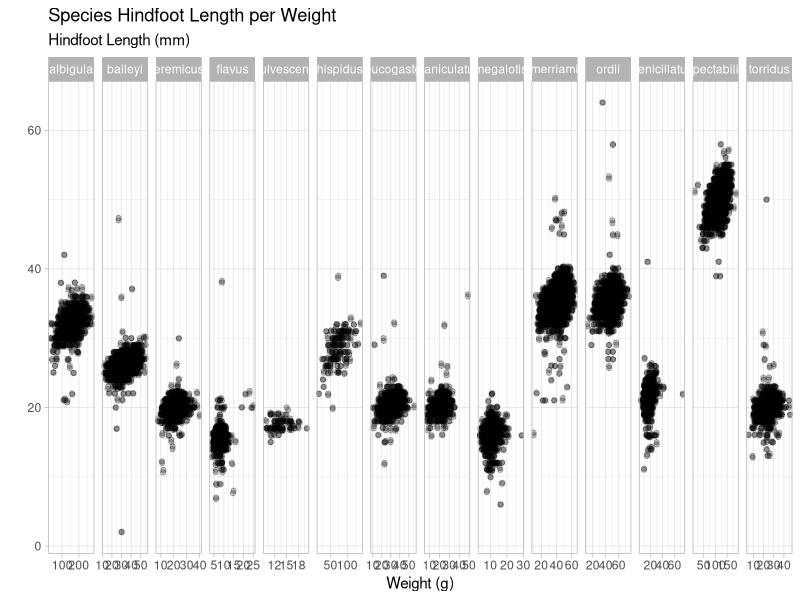
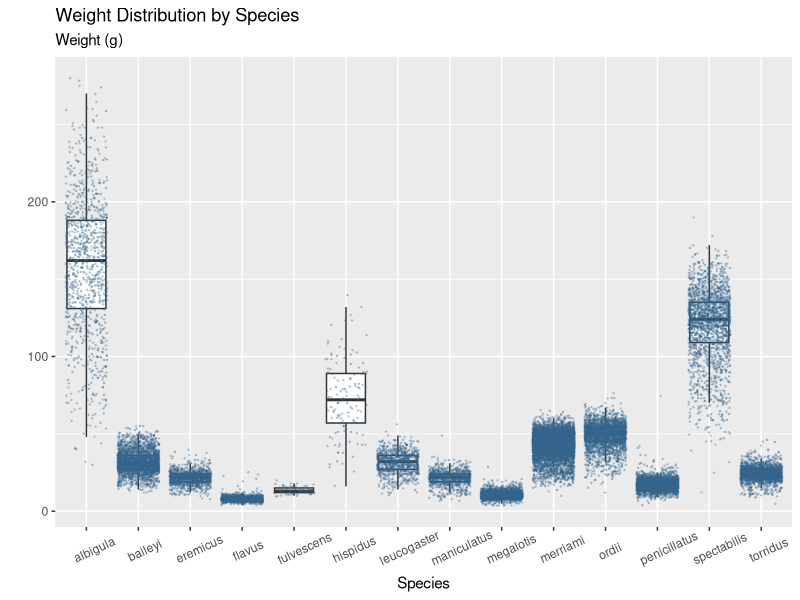
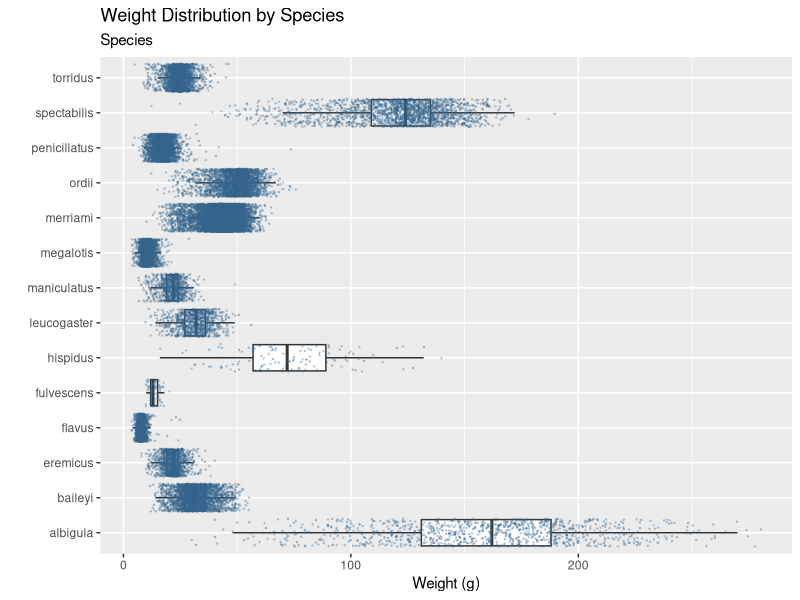
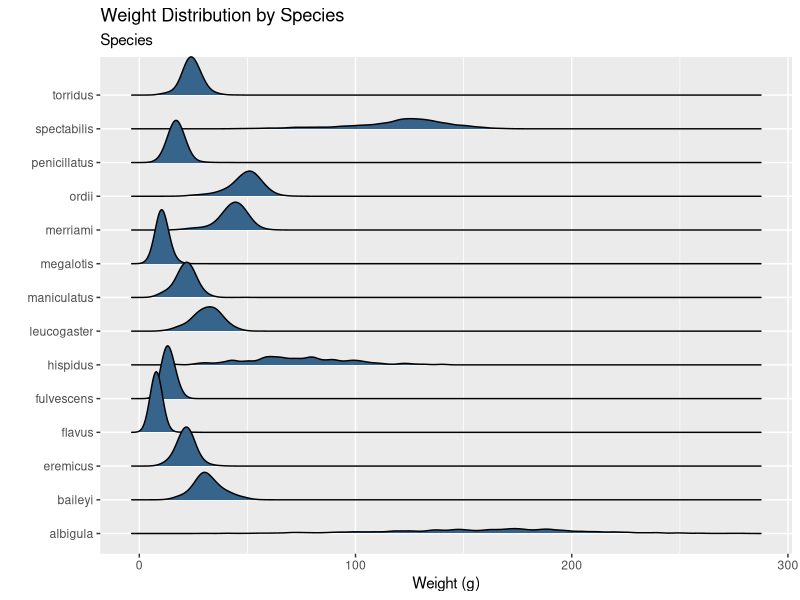

R code for these plots, in order:
## ---- chunk 1
#| label: setup
library(tidyverse)
library(ggridges)
## ---- chunk 2
#| label: load-data

surveys <- read_csv("data-raw/surveys.csv")
glimpse(surveys)
## ---- chunk 3
#| label: scatterplot
ggplot(data = surveys,
       mapping = aes(x = weight, 
                     y = hindfoot_length)) +
  geom_point(alpha = 0.25) +
  geom_jitter(alpha = 0.25) +
  facet_grid(.~species,
             scales = "free") +
  labs(x = "Weight (g)",
       y = "",
       title = "Species Hindfoot Length per Weight" ,
       subtitle = "Hindfoot Length (mm)")+
  theme_light()
## ---- chunk 4
#| label: boxplot
ggplot(data = surveys, 
       mapping = aes(x = species, 
                     y = weight)) +
  geom_boxplot(outliers = FALSE) +
  geom_point(position = position_jitter(),
             alpha = 0.25,
             size = 0.25,
             color = "steelblue4") +
  theme(axis.text.x = element_text(angle = 25,
                                   vjust = 0.5,
                                   hjust = 0.3),
        legend.position = "none") +
  labs(x = "Species",
       y = "",
       title = "Weight Distribution by Species" ,
       subtitle = "Weight (g)")
## ---- chunk 5
#| label: rotated-boxplot
ggplot(data = surveys, 
       mapping = aes(x = species, 
                     y = weight)) +
  geom_boxplot(outliers = FALSE) +
  geom_point(position = position_jitter(),
             alpha = 0.25,
             size = 0.25,
             color = "steelblue4") +
  theme(legend.position = "none") +
  labs(x = "",
       y = "Weight (g)",
       title = "Weight Distribution by Species" ,
       subtitle = "Species") +
  coord_flip()
## ---- chunk 6
#| label: ridgeline plot
ggplot(data = surveys, 
       mapping = aes(x = weight, 
                     y = species)) +
  geom_density_ridges(bandwidth = 2.5,
                      fill = "steelblue4") +
  theme(legend.position = "none") +
  labs(x = "Weight (g)",
       y = "",
       title = "Weight Distribution by Species" ,
       subtitle = "Species")
